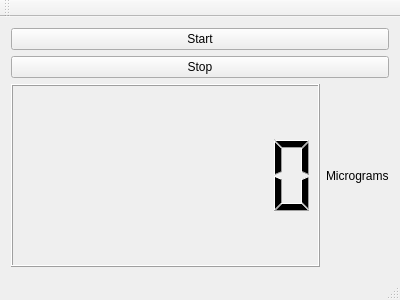
<?xml version="1.0" encoding="UTF-8"?>
<ui version="4.0">
 <class>MainWindow</class>
 <widget class="QMainWindow" name="MainWindow">
  <property name="geometry">
   <rect>
    <x>0</x>
    <y>0</y>
    <width>400</width>
    <height>300</height>
   </rect>
  </property>
  <property name="windowTitle">
   <string>MainWindow</string>
  </property>
  <widget class="QWidget" name="centralWidget">
   <layout class="QVBoxLayout" name="verticalLayout">
    <item>
     <widget class="QPushButton" name="clear_button">
      <property name="text">
       <string>Start</string>
      </property>
     </widget>
    </item>
    <item>
     <widget class="QPushButton" name="b2">
      <property name="text">
       <string>Stop</string>
      </property>
     </widget>
    </item>
    <item>
     <layout class="QHBoxLayout" name="horizontalLayout">
      <item>
       <widget class="QLCDNumber" name="lcd">
        <property name="digitCount">
         <number>7</number>
        </property>
       </widget>
      </item>
      <item>
       <widget class="QLabel" name="label">
        <property name="sizePolicy">
         <sizepolicy hsizetype="Fixed" vsizetype="Preferred">
          <horstretch>0</horstretch>
          <verstretch>0</verstretch>
         </sizepolicy>
        </property>
        <property name="text">
         <string>Micrograms</string>
        </property>
       </widget>
      </item>
     </layout>
    </item>
   </layout>
  </widget>
  <widget class="QMenuBar" name="menuBar">
   <property name="geometry">
    <rect>
     <x>0</x>
     <y>0</y>
     <width>400</width>
     <height>21</height>
    </rect>
   </property>
  </widget>
  <widget class="QToolBar" name="mainToolBar">
   <attribute name="toolBarArea">
    <enum>TopToolBarArea</enum>
   </attribute>
   <attribute name="toolBarBreak">
    <bool>false</bool>
   </attribute>
  </widget>
  <widget class="QStatusBar" name="statusBar"/>
 </widget>
 <layoutdefault spacing="6" margin="11"/>
 <resources/>
 <connections/>
</ui>
